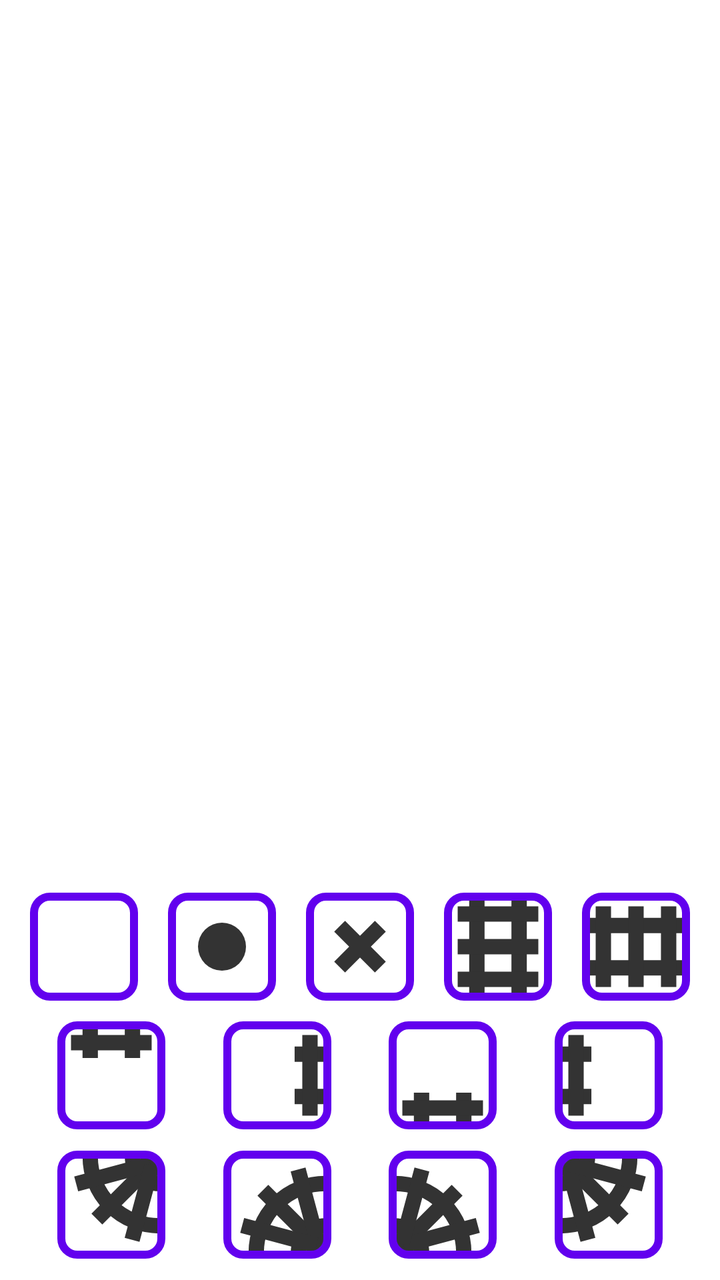
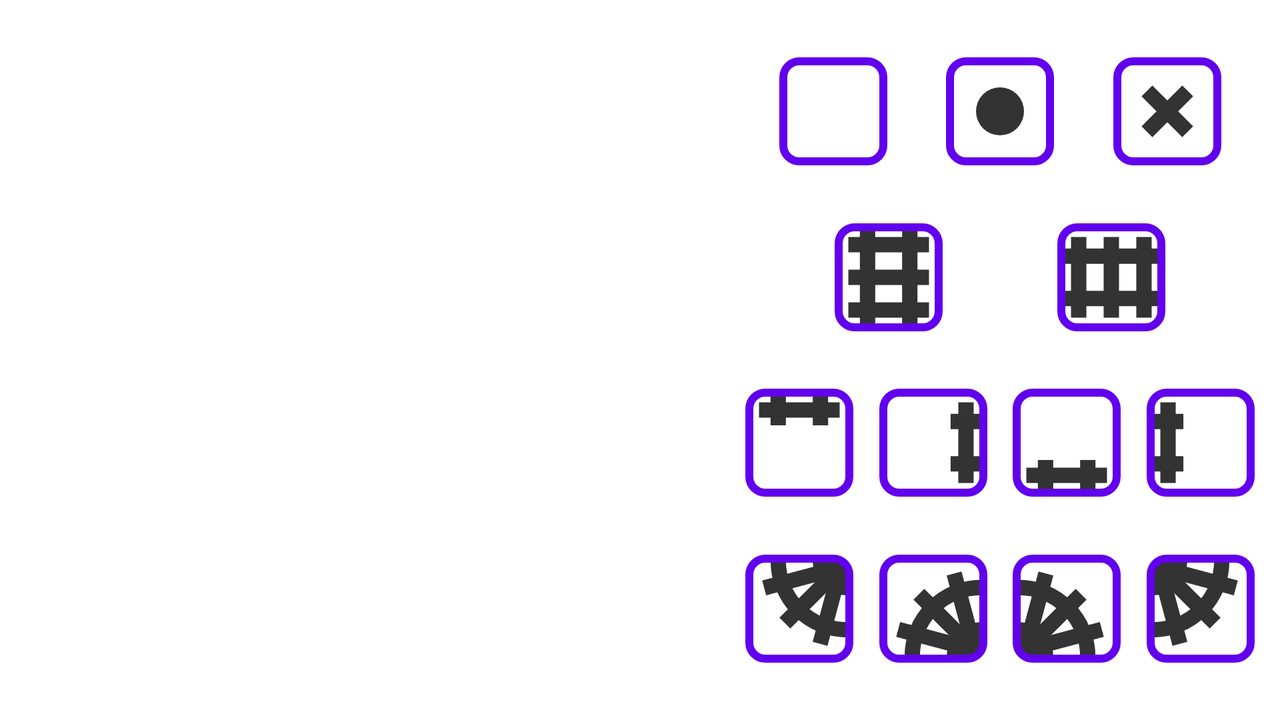

The same Android screen from two of the app's own layout files: first res/layout/ as a phone draws it, then the repository's variant for another configuration, drawn on a device whose configuration selects that folder. Both files follow.
<!-- AndroidManifest.xml: application theme Theme.Traintracks -->
<!-- res/layout/fragment_puzzle.xml -->
<?xml version="1.0" encoding="utf-8"?>
<androidx.constraintlayout.widget.ConstraintLayout xmlns:android="http://schemas.android.com/apk/res/android"
    xmlns:app="http://schemas.android.com/apk/res-auto"
    xmlns:tools="http://schemas.android.com/tools"
    android:layout_width="match_parent"
    android:layout_height="match_parent"
    android:id="@+id/container"
    tools:context=".ui.puzzle.PuzzleFragment">

    <TextView
        android:id="@+id/text_puzzle"
        android:layout_width="match_parent"
        android:layout_height="wrap_content"
        android:layout_marginStart="8dp"
        android:layout_marginTop="8dp"
        android:layout_marginEnd="8dp"
        android:textAlignment="center"
        android:textSize="20sp"
        app:layout_constraintBottom_toBottomOf="parent"
        app:layout_constraintEnd_toEndOf="parent"
        app:layout_constraintStart_toStartOf="parent"
        app:layout_constraintTop_toTopOf="parent" />

    <ImageView
        android:id="@+id/train_image"
        android:layout_width="@dimen/train_length"
        android:layout_height="0dp"
        android:contentDescription="@string/del"
        android:scaleType="fitCenter"
        app:layout_constraintBottom_toBottomOf="parent"
        app:layout_constraintDimensionRatio="1"
        app:layout_constraintStart_toEndOf="parent"
        app:layout_constraintTop_toBottomOf="@id/text_puzzle"
        app:layout_constraintVertical_bias="1"
        app:srcCompat="@drawable/animated_train" />

    <View
        android:id="@+id/empty_view"
        android:layout_width="0dp"
        android:layout_height="50dp"
        app:layout_constraintBottom_toBottomOf="@id/train_image"
        app:layout_constraintEnd_toEndOf="parent"
        app:layout_constraintStart_toStartOf="parent"
        app:layout_constraintTop_toTopOf="@id/train_image" />

    
    
    
    
    
    
    
    
    
    
    
    
    
    
    
    
    

    <androidx.recyclerview.widget.RecyclerView
        android:id="@+id/gridLayout"
        android:layout_width="0dp"
        android:layout_height="0dp"
        android:background="@color/white"
        app:layout_constraintBottom_toBottomOf="parent"
        app:layout_constraintDimensionRatio="1"
        app:layout_constraintEnd_toEndOf="parent"
        app:layout_constraintStart_toStartOf="parent"
        app:layout_constraintTop_toTopOf="parent"
        app:layout_constraintVertical_bias=".27"
        app:layout_constraintWidth_percent="1" />

    
    
    



    <ImageButton
        android:id="@+id/delete"
        android:layout_width="0dp"
        android:layout_height="0dp"
        android:padding="0dp"
        android:scaleType="fitXY"
        android:src="@drawable/button_blank_track"
        app:layout_constraintBottom_toTopOf="@id/north"
        app:layout_constraintDimensionRatio="1"
        app:layout_constraintEnd_toStartOf="@id/yes_track"
        app:layout_constraintStart_toStartOf="parent"
        app:layout_constraintTop_toBottomOf="@id/gridLayout"
        app:layout_constraintWidth_percent=".15" />

    <ImageButton
        android:id="@+id/yes_track"
        android:layout_width="0dp"
        android:layout_height="0dp"
        android:padding="0dp"
        android:scaleType="fitXY"
        android:src="@drawable/button_yes_track"
        app:layout_constraintBottom_toTopOf="@id/north"
        app:layout_constraintDimensionRatio="1"
        app:layout_constraintEnd_toStartOf="@id/no_track"
        app:layout_constraintStart_toEndOf="@id/delete"
        app:layout_constraintTop_toBottomOf="@id/gridLayout"
        app:layout_constraintWidth_percent=".15" />

    <ImageButton
        android:id="@+id/no_track"
        android:layout_width="0dp"
        android:layout_height="0dp"
        android:padding="0dp"
        android:scaleType="fitXY"
        android:src="@drawable/button_no_track"
        app:layout_constraintBottom_toTopOf="@id/north"
        app:layout_constraintDimensionRatio="1"
        app:layout_constraintEnd_toStartOf="@id/straight_vertical"
        app:layout_constraintStart_toEndOf="@id/yes_track"
        app:layout_constraintTop_toBottomOf="@id/gridLayout"
        app:layout_constraintWidth_percent=".15" />

    <ImageButton
        android:id="@+id/straight_vertical"
        android:layout_width="0dp"
        android:layout_height="0dp"
        android:padding="0dp"
        android:scaleType="fitXY"
        android:src="@drawable/button_straight_track_vertical"
        app:layout_constraintBottom_toTopOf="@id/north"
        app:layout_constraintDimensionRatio="1"
        app:layout_constraintEnd_toStartOf="@id/straight_horizontal"
        app:layout_constraintStart_toEndOf="@id/no_track"
        app:layout_constraintTop_toBottomOf="@id/gridLayout"
        app:layout_constraintWidth_percent=".15" />

    <ImageButton
        android:id="@+id/straight_horizontal"
        android:layout_width="0dp"
        android:layout_height="0dp"
        android:padding="0dp"
        android:scaleType="fitXY"
        android:src="@drawable/button_straight_track_horizontal"
        app:layout_constraintBottom_toTopOf="@id/north"
        app:layout_constraintDimensionRatio="1"
        app:layout_constraintEnd_toEndOf="parent"
        app:layout_constraintStart_toEndOf="@id/straight_vertical"
        app:layout_constraintTop_toBottomOf="@id/gridLayout"
        app:layout_constraintWidth_percent=".15" />

    <ImageButton
        android:id="@+id/north"
        android:layout_width="0dp"
        android:layout_height="0dp"
        android:padding="0dp"
        android:scaleType="fitXY"
        android:src="@drawable/button_north_track"
        app:layout_constraintBottom_toTopOf="@id/corner_NE"
        app:layout_constraintDimensionRatio="1"
        app:layout_constraintEnd_toStartOf="@id/east"
        app:layout_constraintStart_toStartOf="parent"
        app:layout_constraintTop_toBottomOf="@id/delete"
        app:layout_constraintWidth_percent=".15" />

    <ImageButton
        android:id="@+id/east"
        android:layout_width="0dp"
        android:layout_height="0dp"
        android:padding="0dp"
        android:scaleType="fitXY"
        android:src="@drawable/button_east_track"
        app:layout_constraintBottom_toTopOf="@id/corner_NE"
        app:layout_constraintDimensionRatio="1"
        app:layout_constraintEnd_toStartOf="@id/south"
        app:layout_constraintStart_toEndOf="@id/north"
        app:layout_constraintTop_toBottomOf="@id/delete"
        app:layout_constraintWidth_percent=".15" />

    <ImageButton
        android:id="@+id/south"
        android:layout_width="0dp"
        android:layout_height="0dp"
        android:padding="0dp"
        android:scaleType="fitXY"
        android:src="@drawable/button_south_track"
        app:layout_constraintBottom_toTopOf="@id/corner_NE"
        app:layout_constraintDimensionRatio="1"
        app:layout_constraintEnd_toStartOf="@id/west"
        app:layout_constraintStart_toEndOf="@id/east"
        app:layout_constraintTop_toBottomOf="@id/delete"
        app:layout_constraintWidth_percent=".15" />

    <ImageButton
        android:id="@+id/west"
        android:layout_width="0dp"
        android:layout_height="0dp"
        android:padding="0dp"
        android:scaleType="fitXY"
        android:src="@drawable/button_west_track"
        app:layout_constraintBottom_toTopOf="@id/corner_NE"
        app:layout_constraintDimensionRatio="1"
        app:layout_constraintEnd_toEndOf="parent"
        app:layout_constraintStart_toEndOf="@id/south"
        app:layout_constraintTop_toBottomOf="@id/delete"
        app:layout_constraintWidth_percent=".15" />

    <ImageButton
        android:id="@+id/corner_NE"
        android:layout_width="0dp"
        android:layout_height="0dp"
        android:padding="0dp"
        android:scaleType="fitXY"
        android:src="@drawable/button_corner_track_ne"
        app:layout_constraintBottom_toBottomOf="parent"
        app:layout_constraintDimensionRatio="1"
        app:layout_constraintEnd_toStartOf="@id/corner_SE"
        app:layout_constraintStart_toStartOf="parent"
        app:layout_constraintTop_toBottomOf="@id/north"
        app:layout_constraintWidth_percent=".15" />

    <ImageButton
        android:id="@+id/corner_SE"
        android:layout_width="0dp"
        android:layout_height="0dp"
        android:padding="0dp"
        android:scaleType="fitXY"
        android:src="@drawable/button_corner_track_se"
        app:layout_constraintBottom_toBottomOf="parent"
        app:layout_constraintDimensionRatio="1"
        app:layout_constraintEnd_toStartOf="@id/corner_NE"
        app:layout_constraintStart_toEndOf="@id/corner_SW"
        app:layout_constraintTop_toBottomOf="@id/north"
        app:layout_constraintWidth_percent=".15" />

    <ImageButton
        android:id="@+id/corner_SW"
        android:layout_width="0dp"
        android:layout_height="0dp"
        android:padding="0dp"
        android:scaleType="fitXY"
        android:src="@drawable/button_corner_track_sw"
        app:layout_constraintBottom_toBottomOf="parent"
        app:layout_constraintDimensionRatio="1"
        app:layout_constraintEnd_toStartOf="@id/corner_NW"
        app:layout_constraintStart_toEndOf="@id/corner_SE"
        app:layout_constraintTop_toBottomOf="@id/north"
        app:layout_constraintWidth_percent=".15" />

    <ImageButton
        android:id="@+id/corner_NW"
        android:layout_width="0dp"
        android:layout_height="0dp"
        android:padding="0dp"
        android:scaleType="fitXY"
        android:src="@drawable/button_corner_track_nw"
        app:layout_constraintBottom_toBottomOf="parent"
        app:layout_constraintDimensionRatio="1"
        app:layout_constraintEnd_toEndOf="parent"
        app:layout_constraintStart_toEndOf="@id/corner_SW"
        app:layout_constraintTop_toBottomOf="@id/north"
        app:layout_constraintWidth_percent=".15" />

    <ImageView
        android:id="@+id/smoke_image"
        android:layout_width="0dp"
        android:layout_height="0dp"
        android:contentDescription="@string/del"
        android:visibility="invisible"
        app:layout_constraintBottom_toTopOf="@id/empty_view"
        app:layout_constraintDimensionRatio="2:3"
        app:layout_constraintEnd_toEndOf="parent"
        app:layout_constraintStart_toStartOf="parent"
        app:srcCompat="@drawable/animated_smoke1" />


</androidx.constraintlayout.widget.ConstraintLayout>
<!-- resources referenced by this layout -->
<resources>
  <color name="white">#FFFFFFFF</color>
  <dimen name="train_length">200dp</dimen>
  <!-- drawable button_blank_track (drawable) -->
  <?xml version="1.0" encoding="utf-8"?>
  <layer-list xmlns:android="http://schemas.android.com/apk/res/android">
      <item android:drawable="@drawable/ic_blank_track"
          android:top="3dp"
          android:left="3dp"
          android:right="3dp"
          android:bottom="3dp" />
      <item android:drawable="@drawable/button_back" />
  </layer-list>
  <!-- drawable button_corner_track_se (drawable) -->
  <?xml version="1.0" encoding="utf-8"?>
  <layer-list xmlns:android="http://schemas.android.com/apk/res/android">
      <item android:drawable="@drawable/ic_corner_track_se"
          android:top="3dp"
          android:left="3dp"
          android:right="3dp"
          android:bottom="3dp" />
      <item android:drawable="@drawable/button_back" />
  </layer-list>
  <!-- drawable button_corner_track_sw (drawable) -->
  <?xml version="1.0" encoding="utf-8"?>
  <layer-list xmlns:android="http://schemas.android.com/apk/res/android">
      <item android:drawable="@drawable/ic_corner_track_sw"
          android:top="3dp"
          android:left="3dp"
          android:right="3dp"
          android:bottom="3dp" />
      <item android:drawable="@drawable/button_back" />
  </layer-list>
  <!-- drawable button_east_track (drawable) -->
  <?xml version="1.0" encoding="utf-8"?>
  <layer-list xmlns:android="http://schemas.android.com/apk/res/android">
      <item android:drawable="@drawable/ic_east_track"
          android:top="3dp"
          android:left="3dp"
          android:right="3dp"
          android:bottom="3dp" />
      <item android:drawable="@drawable/button_back" />
  </layer-list>
  <!-- drawable button_no_track (drawable) -->
  <?xml version="1.0" encoding="utf-8"?>
  <layer-list xmlns:android="http://schemas.android.com/apk/res/android">
      <item android:drawable="@drawable/ic_no_track"
          android:top="3dp"
          android:left="3dp"
          android:right="3dp"
          android:bottom="3dp" />
      <item android:drawable="@drawable/button_back" />
  </layer-list>
  <!-- drawable button_north_track (drawable) -->
  <?xml version="1.0" encoding="utf-8"?>
  <layer-list xmlns:android="http://schemas.android.com/apk/res/android">
      <item android:drawable="@drawable/ic_north_track"
          android:top="3dp"
          android:left="3dp"
          android:right="3dp"
          android:bottom="3dp" />
      <item android:drawable="@drawable/button_back" />
  </layer-list>
  <!-- drawable button_south_track (drawable) -->
  <?xml version="1.0" encoding="utf-8"?>
  <layer-list xmlns:android="http://schemas.android.com/apk/res/android">
      <item android:drawable="@drawable/ic_south_track"
          android:top="3dp"
          android:left="3dp"
          android:right="3dp"
          android:bottom="3dp" />
      <item android:drawable="@drawable/button_back" />
  </layer-list>
  <!-- drawable button_west_track (drawable) -->
  <?xml version="1.0" encoding="utf-8"?>
  <layer-list xmlns:android="http://schemas.android.com/apk/res/android">
      <item android:drawable="@drawable/ic_west_track"
          android:top="3dp"
          android:left="3dp"
          android:right="3dp"
          android:bottom="3dp" />
      <item android:drawable="@drawable/button_back" />
  </layer-list>
  <!-- drawable button_yes_track (drawable) -->
  <?xml version="1.0" encoding="utf-8"?>
  <layer-list xmlns:android="http://schemas.android.com/apk/res/android">
      <item android:drawable="@drawable/ic_yes_track"
          android:top="3dp"
          android:left="3dp"
          android:right="3dp"
          android:bottom="3dp" />
      <item android:drawable="@drawable/button_back" />
  </layer-list>
  <string name="del">train</string>
  <color name="purple_500">#FF6200EE</color>
  <color name="purple_700">#FF3700B3</color>
  <color name="teal_200">#FF03DAC5</color>
  <color name="teal_700">#FF018786</color>
  <color name="black">#FF000000</color>
  <color name="tracks">#FF333333</color>
  <!-- some entries are left out for length -->
</resources>
<!-- res/layout-land/fragment_puzzle.xml (the repository's variant of the layout above) -->
<!-- drawn on the phone turned sideways -->
<?xml version="1.0" encoding="utf-8"?>
<androidx.constraintlayout.widget.ConstraintLayout xmlns:android="http://schemas.android.com/apk/res/android"
    xmlns:app="http://schemas.android.com/apk/res-auto"
    xmlns:tools="http://schemas.android.com/tools"
    android:layout_width="match_parent"
    android:layout_height="match_parent"
    android:id="@+id/container"
    tools:context=".ui.puzzle.PuzzleFragment">

    <TextView
        android:id="@+id/text_puzzle"
        android:layout_width="match_parent"
        android:layout_height="wrap_content"
        android:layout_marginStart="8dp"
        android:layout_marginTop="8dp"
        android:layout_marginEnd="8dp"
        android:textAlignment="center"
        android:textSize="20sp"
        app:layout_constraintBottom_toBottomOf="parent"
        app:layout_constraintEnd_toEndOf="parent"
        app:layout_constraintStart_toStartOf="parent"
        app:layout_constraintTop_toTopOf="parent" />

    <ImageView
        android:id="@+id/train_image"
        android:layout_width="@dimen/train_length"
        android:layout_height="0dp"
        android:contentDescription="@string/del"
        android:scaleType="fitCenter"
        app:layout_constraintBottom_toBottomOf="parent"
        app:layout_constraintDimensionRatio="1"
        app:layout_constraintStart_toEndOf="parent"
        app:layout_constraintTop_toBottomOf="@id/text_puzzle"
        app:layout_constraintVertical_bias="1"
        app:srcCompat="@drawable/animated_train" />

    <View
        android:id="@+id/empty_view"
        android:layout_width="0dp"
        android:layout_height="50dp"
        app:layout_constraintBottom_toBottomOf="@id/train_image"
        app:layout_constraintEnd_toEndOf="parent"
        app:layout_constraintStart_toStartOf="parent"
        app:layout_constraintTop_toTopOf="@id/train_image" />

    
    
    
    
    
    
    
    
    
    
    
    
    
    
    
    
    

    <androidx.recyclerview.widget.RecyclerView
        android:id="@+id/gridLayout"
        android:layout_width="0dp"
        android:layout_height="0dp"
        android:background="@color/white"
        app:layout_constraintBottom_toBottomOf="parent"
        app:layout_constraintDimensionRatio="1"
        app:layout_constraintStart_toStartOf="parent"
        app:layout_constraintTop_toTopOf="parent" />

    
    
    



    <ImageButton
        android:id="@+id/delete"
        android:layout_width="0dp"
        android:layout_height="0dp"
        android:padding="0dp"
        android:scaleType="fitXY"
        android:src="@drawable/button_blank_track"
        app:layout_constraintBottom_toTopOf="@id/straight_vertical"
        app:layout_constraintDimensionRatio="1"
        app:layout_constraintEnd_toStartOf="@id/yes_track"
        app:layout_constraintStart_toEndOf="@id/gridLayout"
        app:layout_constraintTop_toTopOf="parent"
        app:layout_constraintHeight_percent=".15" />

    <ImageButton
        android:id="@+id/yes_track"
        android:layout_width="0dp"
        android:layout_height="0dp"
        android:padding="0dp"
        android:scaleType="fitXY"
        android:src="@drawable/button_yes_track"
        app:layout_constraintBottom_toTopOf="@id/straight_vertical"
        app:layout_constraintDimensionRatio="1"
        app:layout_constraintEnd_toStartOf="@id/no_track"
        app:layout_constraintStart_toEndOf="@id/delete"
        app:layout_constraintTop_toTopOf="parent"
        app:layout_constraintHeight_percent=".15" />

    <ImageButton
        android:id="@+id/no_track"
        android:layout_width="0dp"
        android:layout_height="0dp"
        android:padding="0dp"
        android:scaleType="fitXY"
        android:src="@drawable/button_no_track"
        app:layout_constraintBottom_toTopOf="@id/straight_vertical"
        app:layout_constraintDimensionRatio="1"
        app:layout_constraintEnd_toEndOf="parent"
        app:layout_constraintStart_toEndOf="@id/yes_track"
        app:layout_constraintTop_toTopOf="parent"
        app:layout_constraintHeight_percent=".15" />

    <ImageButton
        android:id="@+id/straight_vertical"
        android:layout_width="0dp"
        android:layout_height="0dp"
        android:padding="0dp"
        android:scaleType="fitXY"
        android:src="@drawable/button_straight_track_vertical"
        app:layout_constraintBottom_toTopOf="@id/north"
        app:layout_constraintDimensionRatio="1"
        app:layout_constraintEnd_toStartOf="@id/straight_horizontal"
        app:layout_constraintStart_toEndOf="@id/gridLayout"
        app:layout_constraintTop_toBottomOf="@id/delete"
        app:layout_constraintHeight_percent=".15" />

    <ImageButton
        android:id="@+id/straight_horizontal"
        android:layout_width="0dp"
        android:layout_height="0dp"
        android:padding="0dp"
        android:scaleType="fitXY"
        android:src="@drawable/button_straight_track_horizontal"
        app:layout_constraintBottom_toTopOf="@id/north"
        app:layout_constraintDimensionRatio="1"
        app:layout_constraintEnd_toEndOf="parent"
        app:layout_constraintStart_toEndOf="@id/straight_vertical"
        app:layout_constraintTop_toBottomOf="@id/delete"
        app:layout_constraintHeight_percent=".15" />

    <ImageButton
        android:id="@+id/north"
        android:layout_width="0dp"
        android:layout_height="0dp"
        android:padding="0dp"
        android:scaleType="fitXY"
        android:src="@drawable/button_north_track"
        app:layout_constraintBottom_toTopOf="@id/corner_NE"
        app:layout_constraintDimensionRatio="1"
        app:layout_constraintEnd_toStartOf="@id/east"
        app:layout_constraintStart_toEndOf="@id/gridLayout"
        app:layout_constraintTop_toBottomOf="@id/straight_horizontal"
        app:layout_constraintHeight_percent=".15" />

    <ImageButton
        android:id="@+id/east"
        android:layout_width="0dp"
        android:layout_height="0dp"
        android:padding="0dp"
        android:scaleType="fitXY"
        android:src="@drawable/button_east_track"
        app:layout_constraintBottom_toTopOf="@id/corner_NE"
        app:layout_constraintDimensionRatio="1"
        app:layout_constraintEnd_toStartOf="@id/south"
        app:layout_constraintStart_toEndOf="@id/north"
        app:layout_constraintTop_toBottomOf="@id/straight_horizontal"
        app:layout_constraintHeight_percent=".15" />

    <ImageButton
        android:id="@+id/south"
        android:layout_width="0dp"
        android:layout_height="0dp"
        android:padding="0dp"
        android:scaleType="fitXY"
        android:src="@drawable/button_south_track"
        app:layout_constraintBottom_toTopOf="@id/corner_NE"
        app:layout_constraintDimensionRatio="1"
        app:layout_constraintEnd_toStartOf="@id/west"
        app:layout_constraintStart_toEndOf="@id/east"
        app:layout_constraintTop_toBottomOf="@id/straight_horizontal"
        app:layout_constraintHeight_percent=".15" />

    <ImageButton
        android:id="@+id/west"
        android:layout_width="0dp"
        android:layout_height="0dp"
        android:padding="0dp"
        android:scaleType="fitXY"
        android:src="@drawable/button_west_track"
        app:layout_constraintBottom_toTopOf="@id/corner_NE"
        app:layout_constraintDimensionRatio="1"
        app:layout_constraintEnd_toEndOf="parent"
        app:layout_constraintStart_toEndOf="@id/south"
        app:layout_constraintTop_toBottomOf="@id/straight_horizontal"
        app:layout_constraintHeight_percent=".15" />

    <ImageButton
        android:id="@+id/corner_NE"
        android:layout_width="0dp"
        android:layout_height="0dp"
        android:padding="0dp"
        android:scaleType="fitXY"
        android:src="@drawable/button_corner_track_ne"
        app:layout_constraintBottom_toBottomOf="parent"
        app:layout_constraintDimensionRatio="1"
        app:layout_constraintEnd_toStartOf="@id/corner_SE"
        app:layout_constraintStart_toEndOf="@id/gridLayout"
        app:layout_constraintTop_toBottomOf="@id/north"
        app:layout_constraintHeight_percent=".15" />

    <ImageButton
        android:id="@+id/corner_SE"
        android:layout_width="0dp"
        android:layout_height="0dp"
        android:padding="0dp"
        android:scaleType="fitXY"
        android:src="@drawable/button_corner_track_se"
        app:layout_constraintBottom_toBottomOf="parent"
        app:layout_constraintDimensionRatio="1"
        app:layout_constraintEnd_toStartOf="@id/corner_NE"
        app:layout_constraintStart_toEndOf="@id/corner_SW"
        app:layout_constraintTop_toBottomOf="@id/north"
        app:layout_constraintHeight_percent=".15" />

    <ImageButton
        android:id="@+id/corner_SW"
        android:layout_width="0dp"
        android:layout_height="0dp"
        android:padding="0dp"
        android:scaleType="fitXY"
        android:src="@drawable/button_corner_track_sw"
        app:layout_constraintBottom_toBottomOf="parent"
        app:layout_constraintDimensionRatio="1"
        app:layout_constraintEnd_toStartOf="@id/corner_NW"
        app:layout_constraintStart_toEndOf="@id/corner_SE"
        app:layout_constraintTop_toBottomOf="@id/north"
        app:layout_constraintHeight_percent=".15" />

    <ImageButton
        android:id="@+id/corner_NW"
        android:layout_width="0dp"
        android:layout_height="0dp"
        android:padding="0dp"
        android:scaleType="fitXY"
        android:src="@drawable/button_corner_track_nw"
        app:layout_constraintBottom_toBottomOf="parent"
        app:layout_constraintDimensionRatio="1"
        app:layout_constraintEnd_toEndOf="parent"
        app:layout_constraintStart_toEndOf="@id/corner_SW"
        app:layout_constraintTop_toBottomOf="@id/north"
        app:layout_constraintHeight_percent=".15" />

    <ImageView
        android:id="@+id/smoke_image"
        android:layout_width="0dp"
        android:layout_height="0dp"
        app:layout_constraintWidth_percent="1.2"
        android:contentDescription="@string/del"
        android:visibility="invisible"
        app:layout_constraintTop_toTopOf="parent"
        app:layout_constraintEnd_toEndOf="parent"
        app:layout_constraintBottom_toBottomOf="parent"
        app:layout_constraintDimensionRatio="2:3"
        app:layout_constraintStart_toStartOf="parent"
        app:srcCompat="@drawable/animated_smoke1" />


</androidx.constraintlayout.widget.ConstraintLayout>
